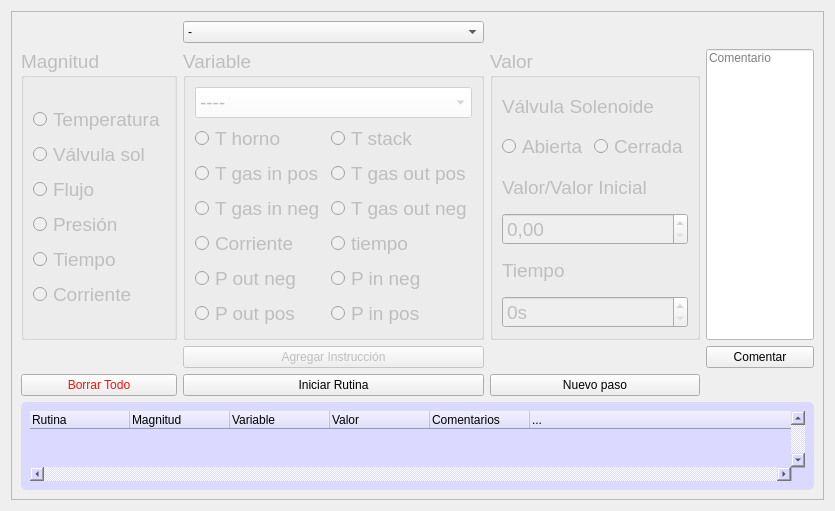
    <widget class="QWidget" name="W_Rutinas">
     <property name="sizePolicy">
      <sizepolicy hsizetype="Expanding" vsizetype="Expanding">
       <horstretch>0</horstretch>
       <verstretch>0</verstretch>
      </sizepolicy>
     </property>
     <property name="windowTitle">
      <string>Rutinas</string>
     </property>
     <layout class="QGridLayout" name="gridLayout_9">
      <item row="0" column="0">
       <widget class="QFrame" name="Rutinas">
        <property name="sizePolicy">
         <sizepolicy hsizetype="Expanding" vsizetype="Preferred">
          <horstretch>0</horstretch>
          <verstretch>0</verstretch>
         </sizepolicy>
        </property>
        <property name="styleSheet">
         <string notr="true"/>
        </property>
        <property name="locale">
         <locale language="Spanish" country="Argentina"/>
        </property>
        <property name="frameShape">
         <enum>QFrame::StyledPanel</enum>
        </property>
        <property name="frameShadow">
         <enum>QFrame::Raised</enum>
        </property>
        <layout class="QGridLayout" name="gridLayout_12">
         <item row="2" column="1">
          <widget class="QPushButton" name="pushButton_Agregar">
           <property name="enabled">
            <bool>false</bool>
           </property>
           <property name="text">
            <string>Agregar Instrucción</string>
           </property>
          </widget>
         </item>
         <item row="0" column="1">
          <widget class="QComboBox" name="comboBox_Orden">
           <item>
            <property name="text">
             <string>-</string>
            </property>
           </item>
           <item>
            <property name="text">
             <string>SET</string>
            </property>
           </item>
           <item>
            <property name="text">
             <string>Rampa</string>
            </property>
           </item>
           <item>
            <property name="text">
             <string>Esperar</string>
            </property>
           </item>
          </widget>
         </item>
         <item row="4" column="0">
          <widget class="QPushButton" name="pushButton_Borrar">
           <property name="styleSheet">
            <string notr="true">color: rgb(255, 15, 7);
font: 900 9pt &quot;Century Gothic&quot;;</string>
           </property>
           <property name="text">
            <string>Borrar Todo</string>
           </property>
          </widget>
         </item>
         <item row="2" column="2">
          <layout class="QHBoxLayout" name="horizontalLayout_6"/>
         </item>
         <item row="1" column="3" rowspan="2">
          <layout class="QGridLayout" name="gridLayout_5">
           <item row="1" column="1">
            <widget class="QPushButton" name="pushButton_Comentar">
             <property name="text">
              <string>Comentar</string>
             </property>
            </widget>
           </item>
           <item row="0" column="1">
            <widget class="QLineEdit" name="lineEdit_Comentario">
             <property name="sizePolicy">
              <sizepolicy hsizetype="Expanding" vsizetype="Expanding">
               <horstretch>0</horstretch>
               <verstretch>0</verstretch>
              </sizepolicy>
             </property>
             <property name="styleSheet">
              <string notr="true">background-color: rgb(255, 255, 255);</string>
             </property>
             <property name="text">
              <string/>
             </property>
             <property name="alignment">
              <set>Qt::AlignLeading|Qt::AlignLeft|Qt::AlignTop</set>
             </property>
             <property name="placeholderText">
              <string>Comentario</string>
             </property>
            </widget>
           </item>
          </layout>
         </item>
         <item row="4" column="2">
          <widget class="QPushButton" name="pushButton_NuevoPaso">
           <property name="text">
            <string>Nuevo paso</string>
           </property>
          </widget>
         </item>
         <item row="1" column="0">
          <widget class="QGroupBox" name="groupBox_Magnitud">
           <property name="enabled">
            <bool>false</bool>
           </property>
           <property name="font">
            <font>
             <pointsize>14</pointsize>
             <weight>50</weight>
             <italic>false</italic>
             <bold>false</bold>
            </font>
           </property>
           <property name="title">
            <string>Magnitud</string>
           </property>
           <layout class="QVBoxLayout" name="verticalLayout_4">
            <item>
             <layout class="QVBoxLayout" name="verticalLayout">
              <item>
               <widget class="QRadioButton" name="radioButton_MT">
                <property name="text">
                 <string>Temperatura</string>
                </property>
               </widget>
              </item>
              <item>
               <widget class="QRadioButton" name="radioButton_MVs">
                <property name="locale">
                 <locale language="Spanish" country="Spain"/>
                </property>
                <property name="text">
                 <string>Válvula sol</string>
                </property>
               </widget>
              </item>
              <item>
               <widget class="QRadioButton" name="radioButton_Mf">
                <property name="text">
                 <string>Flujo</string>
                </property>
               </widget>
              </item>
              <item>
               <widget class="QRadioButton" name="radioButton_MP">
                <property name="text">
                 <string>Presión</string>
                </property>
               </widget>
              </item>
              <item>
               <widget class="QRadioButton" name="radioButton_Mt">
                <property name="text">
                 <string>Tiempo</string>
                </property>
               </widget>
              </item>
              <item>
               <widget class="QRadioButton" name="radioButton_MI">
                <property name="text">
                 <string>Corriente</string>
                </property>
               </widget>
              </item>
             </layout>
            </item>
           </layout>
          </widget>
         </item>
         <item row="1" column="1">
          <widget class="QGroupBox" name="groupBox_Variable">
           <property name="enabled">
            <bool>false</bool>
           </property>
           <property name="font">
            <font>
             <pointsize>14</pointsize>
             <weight>50</weight>
             <italic>false</italic>
             <bold>false</bold>
            </font>
           </property>
           <property name="title">
            <string>Variable</string>
           </property>
           <layout class="QGridLayout" name="gridLayout_10">
            <item row="0" column="0">
             <layout class="QGridLayout" name="gridLayout_4">
              <item row="0" column="0" colspan="2">
               <widget class="QComboBox" name="comboBox_Flux">
                <property name="styleSheet">
                 <string notr="true">background-color: rgb(255, 255, 255);</string>
                </property>
                <item>
                 <property name="text">
                  <string>----</string>
                 </property>
                </item>
                <item>
                 <property name="text">
                  <string>H2</string>
                 </property>
                </item>
                <item>
                 <property name="text">
                  <string>CO2</string>
                 </property>
                </item>
                <item>
                 <property name="text">
                  <string>CO</string>
                 </property>
                </item>
                <item>
                 <property name="text">
                  <string>CH4</string>
                 </property>
                </item>
                <item>
                 <property name="text">
                  <string>Purga</string>
                 </property>
                </item>
                <item>
                 <property name="text">
                  <string>N2_neg</string>
                 </property>
                </item>
                <item>
                 <property name="text">
                  <string>O2</string>
                 </property>
                </item>
                <item>
                 <property name="text">
                  <string>N2_pos</string>
                 </property>
                </item>
                <item>
                 <property name="text">
                  <string>Aire</string>
                 </property>
                </item>
               </widget>
              </item>
              <item row="8" column="0">
               <widget class="QRadioButton" name="radioButton_VPOUTneg">
                <property name="text">
                 <string>P out neg</string>
                </property>
               </widget>
              </item>
              <item row="4" column="0">
               <widget class="QRadioButton" name="radioButton_VTPHneg">
                <property name="text">
                 <string>T gas in neg</string>
                </property>
               </widget>
              </item>
              <item row="5" column="1">
               <widget class="QRadioButton" name="radioButton_tiempo">
                <property name="text">
                 <string>tiempo</string>
                </property>
               </widget>
              </item>
              <item row="4" column="1">
               <widget class="QRadioButton" name="radioButton_TgasOUTneg">
                <property name="text">
                 <string>T gas out neg</string>
                </property>
               </widget>
              </item>
              <item row="5" column="0">
               <widget class="QRadioButton" name="radioButton_VI">
                <property name="text">
                 <string>Corriente</string>
                </property>
               </widget>
              </item>
              <item row="1" column="1">
               <widget class="QRadioButton" name="radioButton_TStack">
                <property name="text">
                 <string>T stack</string>
                </property>
               </widget>
              </item>
              <item row="3" column="0">
               <widget class="QRadioButton" name="radioButton_VTPHpos">
                <property name="text">
                 <string>T gas in pos</string>
                </property>
               </widget>
              </item>
              <item row="1" column="0">
               <widget class="QRadioButton" name="radioButton_VTh">
                <property name="text">
                 <string>T horno</string>
                </property>
               </widget>
              </item>
              <item row="3" column="1">
               <widget class="QRadioButton" name="radioButton_TgasOUTpos">
                <property name="text">
                 <string>T gas out pos</string>
                </property>
               </widget>
              </item>
              <item row="8" column="1">
               <widget class="QRadioButton" name="radioButton_PINneg">
                <property name="text">
                 <string>P in neg</string>
                </property>
               </widget>
              </item>
              <item row="9" column="0">
               <widget class="QRadioButton" name="radioButton_VPOUTpos">
                <property name="text">
                 <string>P out pos</string>
                </property>
               </widget>
              </item>
              <item row="9" column="1">
               <widget class="QRadioButton" name="radioButton_PINpos">
                <property name="text">
                 <string>P in pos</string>
                </property>
               </widget>
              </item>
             </layout>
            </item>
           </layout>
          </widget>
         </item>
         <item row="5" column="0" colspan="4">
          <widget class="QFrame" name="frame_3">
           <property name="styleSheet">
            <string notr="true">background-color: rgb(219, 217, 255);
border-radius: 5px;</string>
           </property>
           <property name="frameShape">
            <enum>QFrame::StyledPanel</enum>
           </property>
           <property name="frameShadow">
            <enum>QFrame::Raised</enum>
           </property>
           <layout class="QVBoxLayout" name="verticalLayout_3">
            <item>
             <widget class="QTreeWidget" name="treeWidget">
              <property name="styleSheet">
               <string notr="true"/>
              </property>
              <property name="frameShadow">
               <enum>QFrame::Sunken</enum>
              </property>
              <property name="verticalScrollBarPolicy">
               <enum>Qt::ScrollBarAlwaysOn</enum>
              </property>
              <property name="horizontalScrollBarPolicy">
               <enum>Qt::ScrollBarAlwaysOn</enum>
              </property>
              <property name="sizeAdjustPolicy">
               <enum>QAbstractScrollArea::AdjustToContents</enum>
              </property>
              <property name="tabKeyNavigation">
               <bool>true</bool>
              </property>
              <property name="dragEnabled">
               <bool>true</bool>
              </property>
              <property name="dragDropMode">
               <enum>QAbstractItemView::DropOnly</enum>
              </property>
              <property name="alternatingRowColors">
               <bool>true</bool>
              </property>
              <property name="selectionBehavior">
               <enum>QAbstractItemView::SelectItems</enum>
              </property>
              <property name="indentation">
               <number>10</number>
              </property>
              <property name="animated">
               <bool>true</bool>
              </property>
              <property name="wordWrap">
               <bool>true</bool>
              </property>
              <property name="columnCount">
               <number>6</number>
              </property>
              <column>
               <property name="text">
                <string>Rutina</string>
               </property>
              </column>
              <column>
               <property name="text">
                <string>Magnitud</string>
               </property>
              </column>
              <column>
               <property name="text">
                <string>Variable</string>
               </property>
              </column>
              <column>
               <property name="text">
                <string>Valor</string>
               </property>
              </column>
              <column>
               <property name="text">
                <string>Comentarios</string>
               </property>
              </column>
              <column>
               <property name="text">
                <string>...</string>
               </property>
              </column>
             </widget>
            </item>
           </layout>
          </widget>
         </item>
         <item row="1" column="2">
          <widget class="QGroupBox" name="groupBox_Valor">
           <property name="enabled">
            <bool>false</bool>
           </property>
           <property name="font">
            <font>
             <pointsize>14</pointsize>
             <weight>50</weight>
             <italic>false</italic>
             <bold>false</bold>
            </font>
           </property>
           <property name="title">
            <string>Valor</string>
           </property>
           <layout class="QGridLayout" name="gridLayout_11">
            <item row="0" column="0">
             <layout class="QGridLayout" name="gridLayout_3">
              <item row="4" column="0" colspan="2">
               <widget class="QDoubleSpinBox" name="doubleSpinBox_valor">
                <property name="maximum">
                 <double>900.000000000000000</double>
                </property>
               </widget>
              </item>
              <item row="3" column="0" colspan="2">
               <widget class="QLabel" name="label_valor">
                <property name="text">
                 <string>Valor/Valor Inicial</string>
                </property>
               </widget>
              </item>
              <item row="5" column="0" colspan="2">
               <widget class="QLabel" name="label_tRampa">
                <property name="text">
                 <string>Tiempo</string>
                </property>
               </widget>
              </item>
              <item row="6" column="0" colspan="2">
               <widget class="QSpinBox" name="spinBox_Pasos">
                <property name="suffix">
                 <string>s</string>
                </property>
                <property name="minimum">
                 <number>0</number>
                </property>
                <property name="maximum">
                 <number>3600</number>
                </property>
               </widget>
              </item>
              <item row="1" column="0">
               <widget class="QRadioButton" name="radioButton_Abierto">
                <property name="text">
                 <string>Abierta</string>
                </property>
               </widget>
              </item>
              <item row="1" column="1">
               <widget class="QRadioButton" name="radioButton_Cerrado">
                <property name="text">
                 <string>Cerrada</string>
                </property>
               </widget>
              </item>
              <item row="0" column="0" colspan="2">
               <widget class="QLabel" name="label_Vs">
                <property name="text">
                 <string>Válvula Solenoide</string>
                </property>
               </widget>
              </item>
             </layout>
            </item>
           </layout>
          </widget>
         </item>
         <item row="4" column="1">
          <widget class="QPushButton" name="pushButton_Iniciar">
           <property name="text">
            <string>Iniciar Rutina</string>
           </property>
          </widget>
         </item>
        </layout>
       </widget>
      </item>
     </layout>
    </widget>
